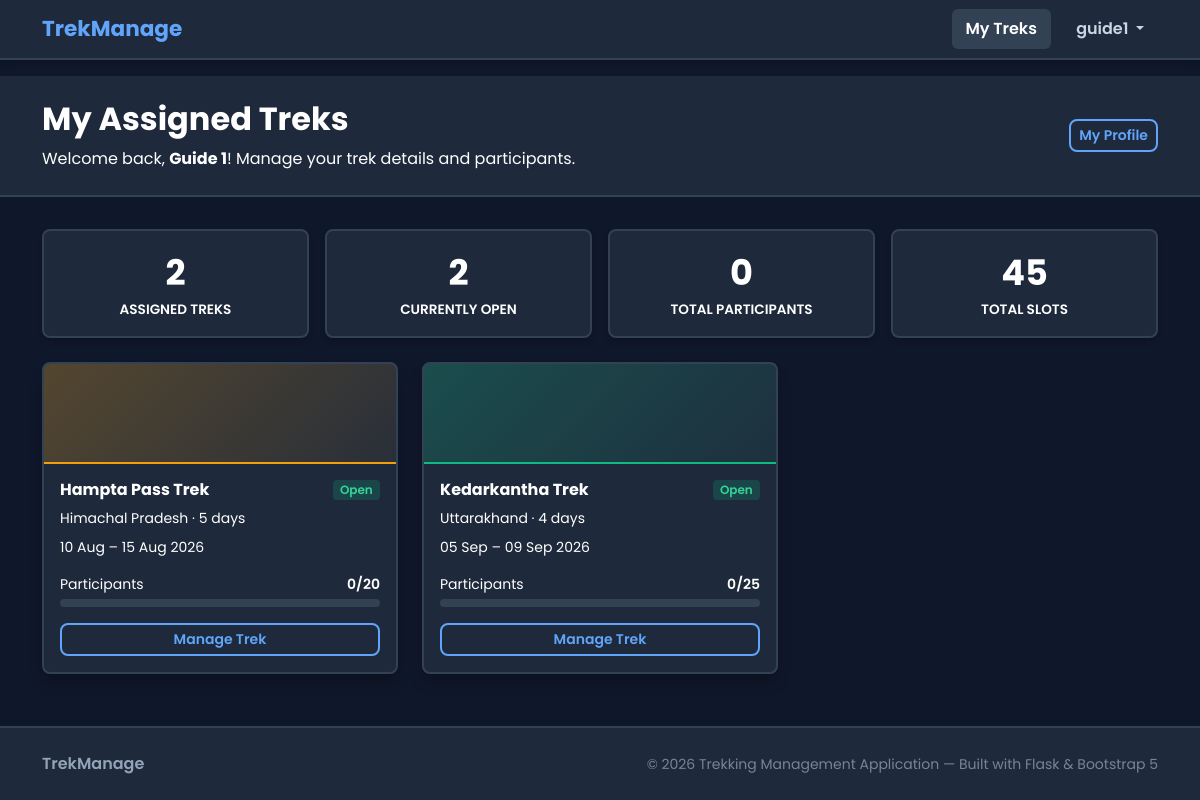
Page /staff/dashboard (signed in) on the committed database.
### models.py (models this page shows, shortened)
class User(UserMixin, db.Model):
    __tablename__ = "users"
    id = db.Column(db.Integer, primary_key=True)
    name = db.Column(db.String(120), nullable=False)
    username = db.Column(db.String(80), unique=True, nullable=False)
    email = db.Column(db.String(120), unique=True, nullable=False)
    phone = db.Column(db.String(20), nullable=True)
    password = db.Column(db.String(255), nullable=False)
    role = db.Column(db.String(20), nullable=False, default="user")
    is_approved = db.Column(db.Boolean, default=False)
    is_blacklisted = db.Column(db.Boolean, default=False)
    created_at = db.Column(db.DateTime, default=datetime.utcnow)
    assigned_treks = db.relationship(
        "Trek", backref="staff", foreign_keys="Trek.assigned_staff_id"
    )
    bookings = db.relationship(
        "Booking", backref="trekker", foreign_keys="Booking.user_id"
    )
    @property
    def is_active(self):
        if self.is_blacklisted:
            return False
        if self.role == "staff" and not self.is_approved:
            return False
        return True

class Trek(db.Model):
    __tablename__ = "treks"
    id = db.Column(db.Integer, primary_key=True)
    name = db.Column(db.String(150), nullable=False)
    location = db.Column(db.String(150), nullable=False)
    difficulty = db.Column(db.String(20), nullable=False)
    duration = db.Column(db.Integer, nullable=False)
    description = db.Column(db.Text, nullable=True)
    total_slots = db.Column(db.Integer, nullable=False, default=10)
    available_slots = db.Column(db.Integer, nullable=False, default=10)
    assigned_staff_id = db.Column(db.Integer, db.ForeignKey("users.id"), nullable=True)
    status = db.Column(db.String(20), nullable=False, default="Pending")
    start_date = db.Column(db.Date, nullable=True)
    end_date = db.Column(db.Date, nullable=True)
    price = db.Column(db.Float, nullable=False, default=0.0)
    created_at = db.Column(db.DateTime, default=datetime.utcnow)
    bookings = db.relationship("Booking", backref="trek", cascade="all, delete-orphan")
    @property
    def booked_count(self):
        return sum(1 for b in self.bookings if b.status == "Booked")

### app.py (the view)
@app.route("/staff/dashboard")
@login_required
def staff_dashboard():
    if current_user.role != "staff":
        abort(403)
    treks = Trek.query.filter_by(assigned_staff_id=current_user.id).order_by(Trek.start_date.asc()).all()
    return render_template("staff/dashboard.html", treks=treks)

### app.py (called while the page is built)
@login_manager.user_loader
def load_user(user_id):
    return db.session.get(User, int(user_id))

### templates/staff/dashboard.html (shortened to what this page needs)
{% extends "base.html" %}
{% block content %}
<div class="page-header">
    <div class="container d-flex justify-content-between align-items-center flex-wrap gap-2">
        <div>
            <h2>My Assigned Treks</h2>
            <p>Welcome back, <strong>{{ current_user.name }}</strong>! Manage your trek details and participants.</p>
        </div>
        <a href="{{ url_for('user_profile') }}" class="btn btn-outline-brand btn-sm">
            My Profile
        </a>
    </div>
</div>
<div class="container pb-4">
    {% if treks %}
    <div class="row g-3 mb-4">
        <div class="col-6 col-md-3">
            <div class="stat-card text-center py-3">
                <div class="stat-value">{{ treks|length }}</div>
                <div class="stat-title">Assigned Treks</div>
            </div>
        </div>
        <div class="col-6 col-md-3">
            {% set open_count = treks | selectattr('status', 'equalto', 'Open') | list | length %}
            <div class="stat-card text-center py-3">
                <div class="stat-value text-success">{{ open_count }}</div>
                <div class="stat-title">Currently Open</div>
            </div>
        </div>
        <div class="col-6 col-md-3">
            {% set total_participants = treks | sum(attribute='booked_count') %}
            <div class="stat-card text-center py-3">
                <div class="stat-value">{{ total_participants }}</div>
                <div class="stat-title">Total Participants</div>
            </div>
        </div>
        <div class="col-6 col-md-3">
            {% set total_slots = treks | sum(attribute='total_slots') %}
            <div class="stat-card text-center py-3">
                <div class="stat-value">{{ total_slots }}</div>
                <div class="stat-title">Total Slots</div>
            </div>
        </div>
    </div>
    <div class="row g-4">
        {% for trek in treks %}
        {% set pct_booked = (trek.booked_count / trek.total_slots * 100)|int if trek.total_slots > 0 else 0 %}
        <div class="col-md-6 col-lg-4">
            <div class="card trek-card h-100">
                <div class="trek-banner trek-banner-{% if trek.difficulty == 'Easy' %}easy{% elif trek.difficulty == 'Hard' %}hard{% else %}moderate{% endif %}">
                </div>
                <div class="card-body">
                    <div class="d-flex justify-content-between align-items-start mb-2">
                        <h5 class="card-title mb-0 fw-700" style="font-size:1rem;">{{ trek.name }}</h5>
                        <span class="badge badge-status-{{ trek.status }} flex-shrink-0 ms-2">{{ trek.status }}</span>
                    </div>
                    <p class="text-muted small mb-2">
                        {{ trek.location }} &middot; {{ trek.duration }} days
                    </p>
                    {% if trek.start_date %}
                    <p class="text-muted small mb-3">
                        {{ trek.start_date.strftime('%d %b') }} – {{ trek.end_date.strftime('%d %b %Y') }}
                    </p>
                    {% endif %}
                    <div class="d-flex justify-content-between small mb-1">
                        <span class="text-muted">Participants</span>
                        <span class="fw-600">{{ trek.booked_count }}/{{ trek.total_slots }}</span>
                    </div>
                    <div class="slot-bar mb-3">
                    </div>
                    <a href="{{ url_for('staff_trek_detail', trek_id=trek.id) }}" class="btn btn-outline-brand w-100 btn-sm">
                        Manage Trek
                    </a>
                </div>
            </div>
        </div>
        {% endfor %}
    </div>
    {% else %}
    <div class="empty-state" style="padding: 5rem 1.5rem;">
        <h5>No treks assigned yet</h5>
        <p>The admin will assign treks to you soon. Check back later.</p>
    </div>
    {% endif %}
</div>
{% endblock %}

### templates/base.html (shortened to what this page needs)
<!DOCTYPE html>
<html lang="en">
<head>
    <link href="https://cdn.jsdelivr.net/npm/bootstrap@5.3.3/dist/css/bootstrap.min.css" rel="stylesheet">
    <link href="https://cdn.jsdelivr.net/npm/bootstrap-icons@1.11.3/font/bootstrap-icons.min.css" rel="stylesheet">
    <link rel="stylesheet" href="{{ url_for('static', filename='css/style.css') }}">
</head>
<body>
<nav class="navbar navbar-expand-lg navbar-dark sticky-top">
    <div class="container">
        <a class="navbar-brand" href="{{ url_for('index') }}">
            TrekManage
        </a>
        <div class="collapse navbar-collapse" id="navMain">
            <ul class="navbar-nav ms-auto align-items-lg-center gap-1">
                {% if current_user.is_authenticated %}
                    {% if current_user.role == 'admin' %}
                        <li class="nav-item">
                            <a class="nav-link {% if request.endpoint == 'admin_dashboard' %}active{% endif %}" href="{{ url_for('admin_dashboard') }}">
                                Dashboard
                            </a>
                        </li>
                        <li class="nav-item">
                            <a class="nav-link {% if request.endpoint in ['admin_treks','admin_trek_new','admin_trek_edit'] %}active{% endif %}" href="{{ url_for('admin_treks') }}">
                                Treks
                            </a>
                        </li>
                        <li class="nav-item">
                            <a class="nav-link {% if request.endpoint == 'admin_staff' %}active{% endif %}" href="{{ url_for('admin_staff') }}">
                                Staff
                            </a>
                        </li>
                        <li class="nav-item">
                            <a class="nav-link {% if request.endpoint == 'admin_users' %}active{% endif %}" href="{{ url_for('admin_users') }}">
                                Users
                            </a>
                        </li>
                        <li class="nav-item">
                            <a class="nav-link {% if request.endpoint == 'admin_bookings' %}active{% endif %}" href="{{ url_for('admin_bookings') }}">
                                Bookings
                            </a>
                        </li>
                        <li class="nav-item">
                            <a class="nav-link {% if request.endpoint == 'admin_search' %}active{% endif %}" href="{{ url_for('admin_search') }}">
                                Search
                            </a>
                        </li>
                    {% elif current_user.role == 'staff' %}
                        <li class="nav-item">
                            <a class="nav-link {% if request.endpoint == 'staff_dashboard' %}active{% endif %}" href="{{ url_for('staff_dashboard') }}">
                                My Treks
                            </a>
                        </li>
                    {% endif %}
                    <li class="nav-item dropdown ms-lg-2">
                        <a class="nav-link dropdown-toggle" href="#" role="button" data-bs-toggle="dropdown" aria-expanded="false">
                            {{ current_user.username }}
                        </a>
                    </li>
                {% else %}
                    <li class="nav-item"><a class="nav-link" href="{{ url_for('login') }}">Login</a></li>
                    <li class="nav-item ms-lg-1">
                        <a class="btn btn-brand btn-sm px-3" href="{{ url_for('register') }}">Sign Up</a>
                    </li>
                {% endif %}
            </ul>
        </div>
    </div>
</nav>
<main>
    {% block content %}{% endblock %}
</main>
<footer class="footer mt-auto py-4">
    <div class="container d-flex flex-column flex-md-row justify-content-between align-items-center gap-2">
        <span class="fw-semibold">TrekManage</span>
        <small class="opacity-75">&copy; 2026 Trekking Management Application &mdash; Built with Flask &amp; Bootstrap 5</small>
    </div>
</footer>
</body>
</html>

### static/css/style.css (style rules this page uses)
:root { --bg-color: #0f172a; --panel-color: #1e293b; --border-color: #334155; --text-primary: #f8fafc; --text-secondary: #cbd5e1; --text-muted: #94a3b8; --primary-blue: #3b82f6; --primary-blue-hover: #60a5fa; --color-green: #10b981; --color-red: #ef4444; --color-orange: #f59e0b; --color-purple: #a78bfa; --card-radius: 8px; --transition-speed: 0.15s; }
*, *::before, *::after { box-sizing: border-box; }
body { font-family: 'Poppins', sans-serif; background-color: var(--bg-color); color: var(--text-primary); min-height: 100vh; display: flex; flex-direction: column; margin: 0; }
main { flex: 1; }
.navbar { background-color: #1e293b; border-bottom: 2px solid var(--border-color); box-shadow: 0 4px 6px -1px rgba(0, 0, 0, 0.2); }
.navbar-brand { font-weight: 700; font-size: 1.35rem; color: var(--primary-blue-hover) !important; }
.navbar-nav .nav-link { color: var(--text-secondary) !important; font-weight: 600; padding: .5rem .85rem !important; border-radius: 6px; transition: all var(--transition-speed); }
.navbar-nav .nav-link:hover, .navbar-nav .nav-link.active { background-color: var(--border-color); color: #fff !important; }
.badge { border-radius: 4px; font-weight: 600; padding: .35em .6em; }
.badge-status-Open { background-color: rgba(16, 185, 129, 0.2); color: #34d399; }
.btn-outline-brand { border: 2px solid var(--primary-blue-hover); color: var(--primary-blue-hover); font-weight: 600; border-radius: var(--card-radius); background: transparent; transition: all var(--transition-speed); }
.card { background-color: var(--panel-color); border: 2px solid var(--border-color); border-radius: var(--card-radius); box-shadow: 0 10px 15px -3px rgba(0, 0, 0, 0.3); transition: transform var(--transition-speed), border-color var(--transition-speed); color: var(--text-primary); }
.trek-card .trek-banner { height: 100px; border-radius: 6px 6px 0 0; display: flex; align-items: center; justify-content: center; }
.trek-banner-easy { background: linear-gradient(135deg, rgba(16, 185, 129, 0.25) 0%, rgba(16, 185, 129, 0.05) 100%); border-bottom: 2px solid var(--color-green); }
.trek-banner-moderate { background: linear-gradient(135deg, rgba(245, 158, 11, 0.25) 0%, rgba(245, 158, 11, 0.05) 100%); border-bottom: 2px solid var(--color-orange); }
.stat-card { border-radius: var(--card-radius); padding: 1.5rem; background-color: var(--panel-color); border: 2px solid var(--border-color); box-shadow: 0 4px 6px -1px rgba(0, 0, 0, 0.2); height: 100%; }
.stat-value { font-size: 2.2rem; font-weight: 700; color: var(--primary-blue-hover); }
.stat-title { color: var(--text-secondary); font-size: .85rem; text-transform: uppercase; font-weight: 600; }
.page-header { background-color: var(--panel-color); border-bottom: 2px solid var(--border-color); padding: 1.5rem 0; margin-bottom: 2rem; }
.page-header h2 { font-weight: 700; color: var(--text-primary); }
.page-header p { color: var(--text-secondary); margin-bottom: 0; }
.slot-bar { height: 8px; border-radius: 4px; background-color: var(--border-color); overflow: hidden; }
footer.footer { background-color: #1e293b; border-top: 2px solid var(--border-color); color: var(--text-muted); }
.fw-600 { font-weight: 600; }
.fw-700 { font-weight: 700; }
.card, .card-body, .table-card, .table, .table td, .table th, .stat-card, .stat-value, .stat-title, .text-muted, .form-text, .small, main p, main h2, main h3, main h5, main div, main span:not(.badge), main td, main th, main a:not(.btn):not(.badge) { color: #ffffff !important; }

### rows in the picture
User: username "guide1", name "Guide 1"
Trek: name "Hampta Pass Trek", status "Open", location "Himachal Pradesh", duration "5", start_date "10 Aug", end_date "15 Aug 2026", booked_count "0", total_slots "20"
Trek: name "Kedarkantha Trek", status "Open", location "Uttarakhand", duration "4", start_date "05 Sep", end_date "09 Sep 2026", booked_count "0", total_slots "25"

### other values in the picture
{{ treks|length }} "2"
{{ open_count }} "2"
{{ total_participants }} "0"
{{ total_slots }} "45"
